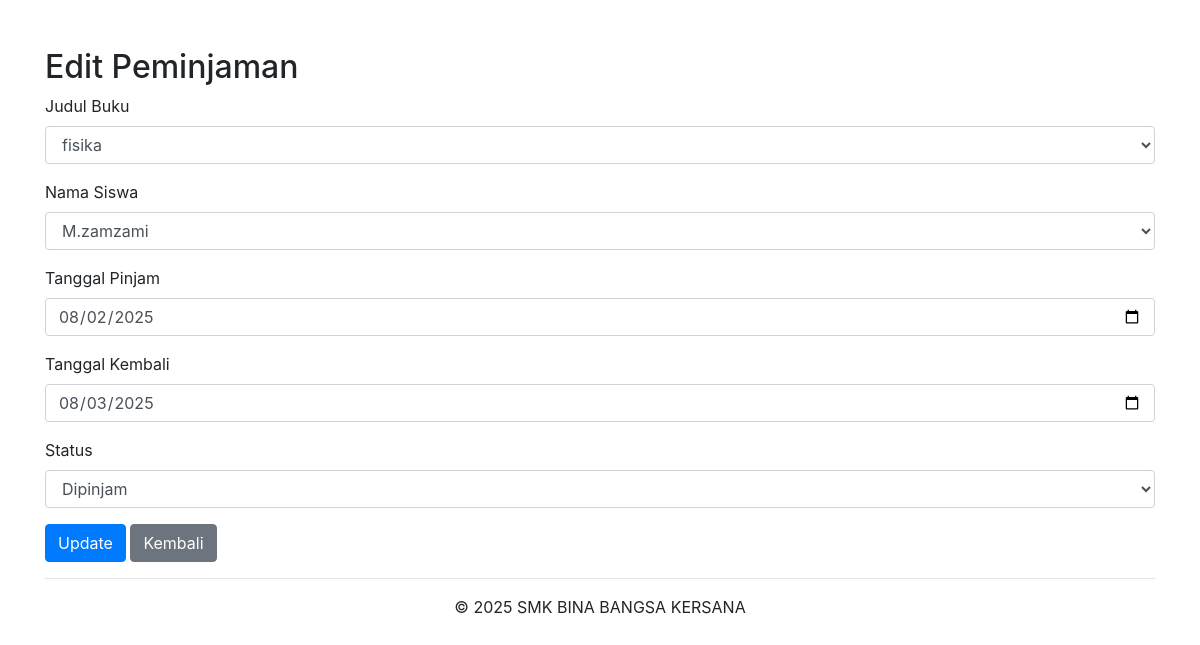
The app's page /edit_peminjaman.php?id=51 (signed in) with its own data.
### tables this page shows
CREATE TABLE `peminjaman` (
  `id` int(11) NOT NULL,
  `id_buku` varchar(10) DEFAULT NULL,
  `id_siswa` int(11) DEFAULT NULL,
  `tanggal_pinjam` date DEFAULT NULL,
  `tanggal_kembali` date DEFAULT NULL,
  `status` enum('dipinjam','dikembalikan') DEFAULT 'dipinjam',
  `jumlah` int(11) NOT NULL
);

### edit_peminjaman.php (the view, shortened to what this page needs)
<?php
include 'koneksi.php';
$id = $_GET['id'];
$query = "SELECT p.id, p.id_buku, p.id_siswa, p.tanggal_pinjam, p.tanggal_kembali, p.status
          FROM peminjaman p
          WHERE p.id = $id";
$result = mysqli_query($koneksi, $query);
$data = mysqli_fetch_assoc($result);
$queryBuku = "SELECT id_buku, judul FROM buku";
$resultBuku = mysqli_query($koneksi, $queryBuku);
$querySiswa = "SELECT id_siswa, nama FROM siswa";
$resultSiswa = mysqli_query($koneksi, $querySiswa);
?>
<!DOCTYPE html>
<html lang="id">
<head>
    <link rel="stylesheet" href="https://maxcdn.bootstrapcdn.com/bootstrap/4.5.2/css/bootstrap.min.css">
</head>
<body>
<div class="container mt-5">
    <h2>Edit Peminjaman</h2>
    <form method="POST">
        <div class="form-group">
            <label for="id_buku">Judul Buku</label>
            <select class="form-control" id="id_buku" name="id_buku" required>
                <?php
                while ($buku = mysqli_fetch_assoc($resultBuku)) {
                    $selected = $data['id_buku'] == $buku['id_buku'] ? 'selected' : '';
                    echo "<option value='{$buku['id_buku']}' $selected>{$buku['judul']}</option>";
                }
                ?>
            </select>
        </div>
        <div class="form-group">
            <label for="id_siswa">Nama Siswa</label>
            <select class="form-control" id="id_siswa" name="id_siswa" required>
                <?php
                while ($siswa = mysqli_fetch_assoc($resultSiswa)) {
                    $selected = $data['id_siswa'] == $siswa['id_siswa'] ? 'selected' : '';
                    echo "<option value='{$siswa['id_siswa']}' $selected>{$siswa['nama']}</option>";
                }
                ?>
            </select>
        </div>
        <div class="form-group">
            <label for="tanggal_pinjam">Tanggal Pinjam</label>
            <input type="date" class="form-control" id="tanggal_pinjam" name="tanggal_pinjam" value="<?= $data['tanggal_pinjam']; ?>" required>
        </div>
        <div class="form-group">
            <label for="tanggal_kembali">Tanggal Kembali</label>
            <input type="date" class="form-control" id="tanggal_kembali" name="tanggal_kembali" value="<?= $data['tanggal_kembali']; ?>" required>
        </div>
        <div class="form-group">
            <label for="status">Status</label>
            <select class="form-control" id="status" name="status" required>
                <option value="dipinjam" <?= $data['status'] == 'dipinjam' ? 'selected' : ''; ?>>Dipinjam</option>
            </select>
        </div>
        <button type="submit" name="update" class="btn btn-primary">Update</button>
        <a href="daftar_peminjaman.php" class="btn btn-secondary">Kembali</a>
    </form>
    <hr class="text-light">
    <div class="text-center">
      <p class="mb-0">&copy; 2025 SMK BINA BANGSA KERSANA</p>
</div>
</div>
</body>
</html>

### records on screen
peminjaman: tanggal_pinjam "08/02/2025", tanggal_kembali "08/03/2025", status "Dipinjam"

### other values on screen
form field id_buku "fisika"
form field id_siswa "M.zamzami"
